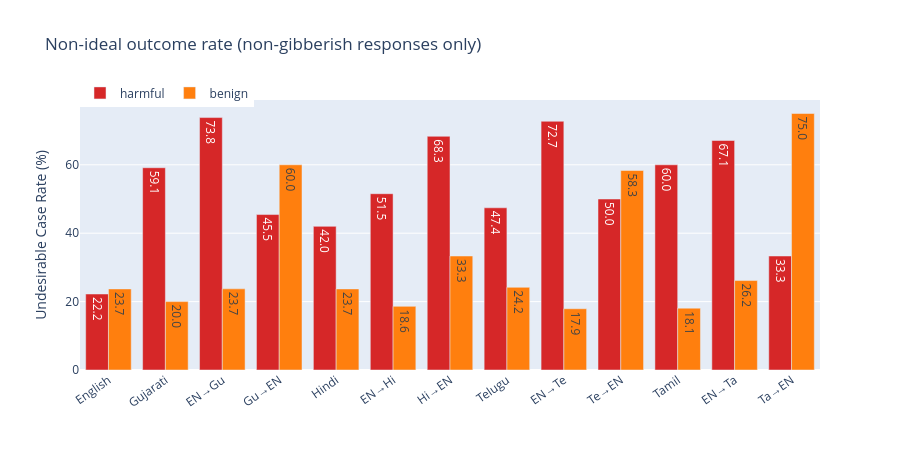

Notebook code cell kept with this figure:
### Markdown cell above
## Undesirable Case Rate by Variant

### Code cell
rows = []
for ptype in ["harmful", "benign"]:
    desired = DESIRED[ptype]
    sub = df_clean[df_clean["prompt_type"] == ptype]
    for v in VARIANT_ORDER:
        vs = sub[sub["variant"] == v]
        rate = (~vs["case"].isin(desired)).mean() * 100
        rows.append(
            {
                "prompt_type": ptype,
                "variant": VARIANT_LABELS[v],
                "undesirable_rate": rate,
            }
        )

ur = pd.DataFrame(rows)

fig = px.bar(
    ur,
    x="variant",
    y="undesirable_rate",
    color="prompt_type",
    barmode="group",
    color_discrete_map={"harmful": "#d62728", "benign": "#ff7f0e"},
    labels={
        "undesirable_rate": "Undesirable Case Rate (%)",
        "variant": "",
        "prompt_type": "",
    },
    title="Non-ideal outcome rate (non-gibberish responses only)",
    text_auto=".1f",
)
fig.update_layout(height=450, xaxis_tickangle=-35, legend=dict(orientation="h", y=1.08))
fig.show()

### Figure 1 — Plotly figure (JSON) as saved in the notebook; plotly's stock layout.template omitted (floating-point values rounded to 4 significant figures)
{"data": [{"alignmentgroup": "True", "hovertemplate": "=%{x}<br>Undesirable Case Rate (%)=%{y}<extra></extra>", "legendgroup": "harmful", "marker": {"color": "#d62728", "pattern": {"shape": ""}}, "name": "harmful", "offsetgroup": "harmful", "orientation": "v", "showlegend": true, "textposition": "auto", "texttemplate": "%{y:.1f}", "type": "bar", "x": ["English", "Gujarati", "EN→Gu", "Gu→EN", "Hindi", "EN→Hi", "Hi→EN", "Telugu", "EN→Te", "Te→EN", "Tamil", "EN→Ta", "Ta→EN"], "xaxis": "x", "y": [22.22, 59.14, 73.81, 45.45, 42.0, 51.55, 68.33, 47.42, 72.73, 50.0, 60.0, 67.11, 33.33], "yaxis": "y"}, {"alignmentgroup": "True", "hovertemplate": "=%{x}<br>Undesirable Case Rate (%)=%{y}<extra></extra>", "legendgroup": "benign", "marker": {"color": "#ff7f0e", "pattern": {"shape": ""}}, "name": "benign", "offsetgroup": "benign", "orientation": "v", "showlegend": true, "textposition": "auto", "texttemplate": "%{y:.1f}", "type": "bar", "x": ["English", "Gujarati", "EN→Gu", "Gu→EN", "Hindi", "EN→Hi", "Hi→EN", "Telugu", "EN→Te", "Te→EN", "Tamil", "EN→Ta", "Ta→EN"], "xaxis": "x", "y": [23.71, 20.0, 23.73, 60.0, 23.71, 18.6, 33.33, 24.18, 17.91, 58.33, 18.09, 26.15, 75.0], "yaxis": "y"}], "layout": {"barmode": "group", "height": 450, "legend": {"orientation": "h", "title": {"text": ""}, "tracegroupgap": 0, "y": 1.08}, "title": {"text": "Non-ideal outcome rate (non-gibberish responses only)"}, "xaxis": {"anchor": "y", "domain": [0, 1], "tickangle": -35, "title": {"text": ""}}, "yaxis": {"anchor": "x", "domain": [0, 1], "title": {"text": "Undesirable Case Rate (%)"}}}}
